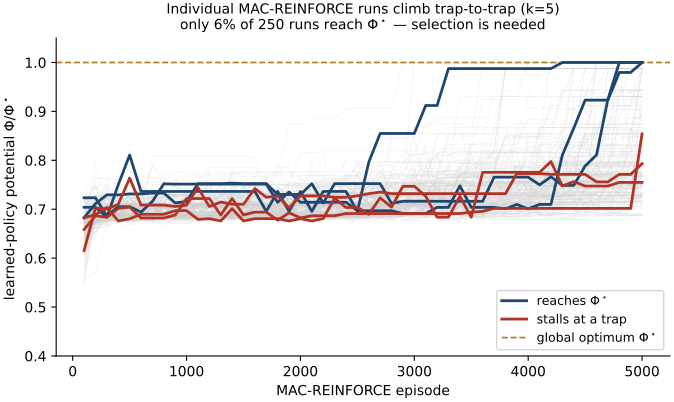

Reproduce this figure in Python.
"""fig_psga-style panel for k=5: individual MAC-REINFORCE runs climb trap-to-trap;
most stall, few reach Phi*. Reads pool_traj_k5.pkl (per-candidate Phi/opt every 100 ep)."""
import os, pickle
import matplotlib; matplotlib.use("Agg"); import matplotlib.pyplot as plt
import numpy as np
HERE = os.path.dirname(os.path.abspath(__file__))
LAB = (30/255, 70/255, 110/255); GOLD = (176/255, 124/255, 38/255); RED = (0.7, 0.2, 0.15); GRAY = "0.8"
d = pickle.load(open(os.path.join(HERE, "pool_traj_k5.pkl"), "rb"))
traj = np.array(d["traj"]); ratios = np.array(d["ratios"])      # (Q, 50), (Q,)
EP_step = 100; x = np.arange(1, traj.shape[1] + 1) * EP_step
optfrac = float((ratios >= 0.99).mean())

plt.rcParams.update({"axes.spines.top": False, "axes.spines.right": False})
fig, ax = plt.subplots(figsize=(7, 4.3))
# faint: all runs
for q in range(traj.shape[0]):
    ax.plot(x, traj[q], color=GRAY, lw=0.4, alpha=0.3, zorder=1)
# highlight a few reachers (green/blue) and stallers (red)
reach = np.where(ratios >= 0.99)[0]; stall = np.where(ratios < 0.9)[0]
rng = np.random.RandomState(0)
for j, q in enumerate(rng.choice(reach, size=min(3, len(reach)), replace=False)):
    ax.plot(x, traj[q], color=LAB, lw=2, zorder=3, label="reaches $\\Phi^\\star$" if j == 0 else None)
for j, q in enumerate(rng.choice(stall, size=min(3, len(stall)), replace=False)):
    ax.plot(x, traj[q], color=RED, lw=2, zorder=3, label="stalls at a trap" if j == 0 else None)
ax.axhline(1.0, ls="--", color=GOLD, lw=1.2, label="global optimum $\\Phi^\\star$")
ax.set_xlabel("MAC-REINFORCE episode"); ax.set_ylabel(r"learned-policy potential $\Phi/\Phi^\star$")
ax.set_ylim(0.4, 1.05)
ax.set_title(f"Individual MAC-REINFORCE runs climb trap-to-trap (k=5)\n"
             f"only {optfrac:.0%} of {traj.shape[0]} runs reach $\\Phi^\\star$ — selection is needed", fontsize=10)
# dedup legend
h, l = ax.get_legend_handles_labels(); seen = dict(zip(l, h))
ax.legend(seen.values(), seen.keys(), fontsize=9, loc="lower right")
fig.tight_layout(); fig.savefig(os.path.join(HERE, "fig_psga_k5.pdf"), bbox_inches="tight", pad_inches=0.03)
print(f"saved fig_psga_k5.pdf | optfrac={optfrac:.3f} mean={ratios.mean():.3f}")
